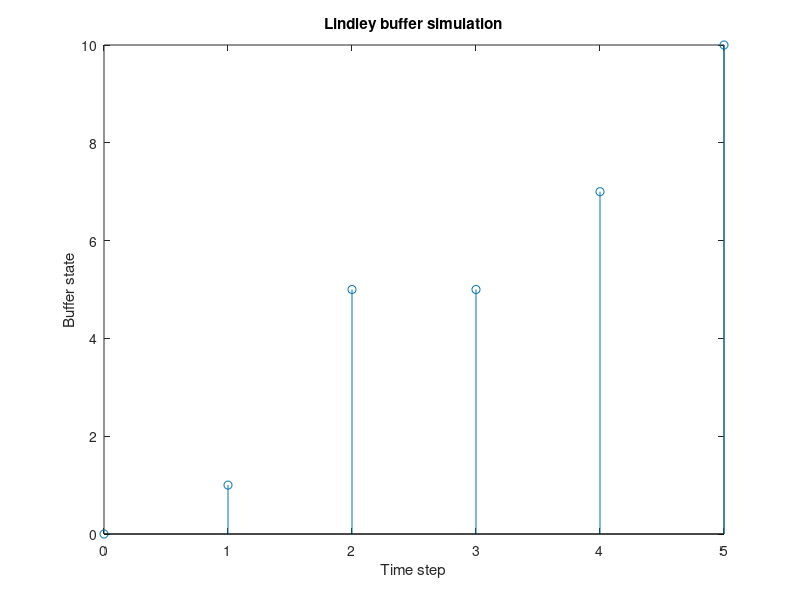

The MATLAB source for this figure:
% Parameters
c = 1; % capacity
a = [2 5 1 3 4]; % incoming packets at each time step
T = length(a); % number of time steps

% Initialize the buffer
q = zeros(1, T+1); % buffer state at each time step
q(1) = 0; % initial buffer state

% Simulate the buffer
for t = 1:T
    q(t+1) = max(q(t) + a(t) - c, 0);
end

% Plot the buffer state
figure;
stem(0:T, q);
xlabel('Time step');
ylabel('Buffer state');
title('Lindley buffer simulation');
